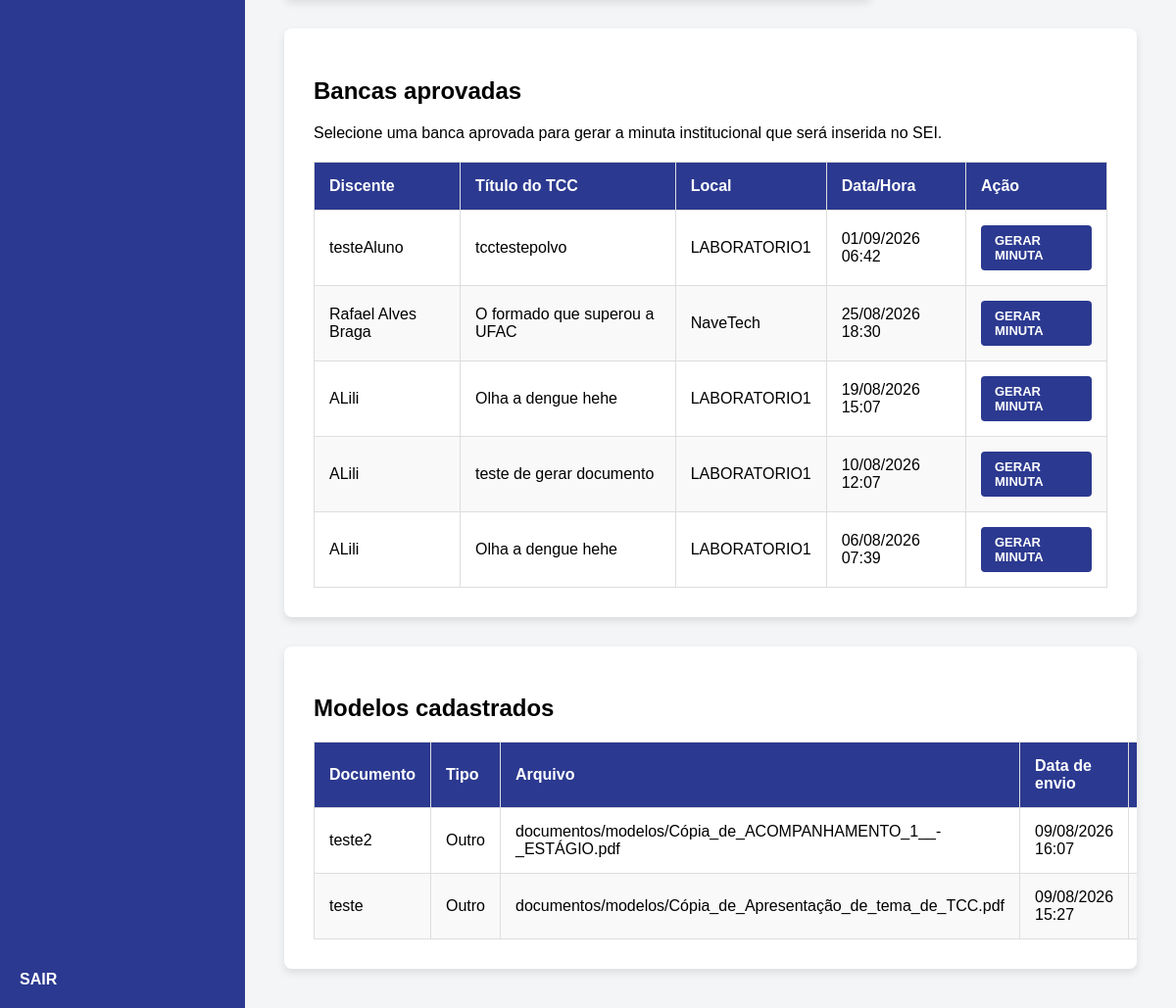
Before: /documentos/ (signed in, lower part) with the older database file.
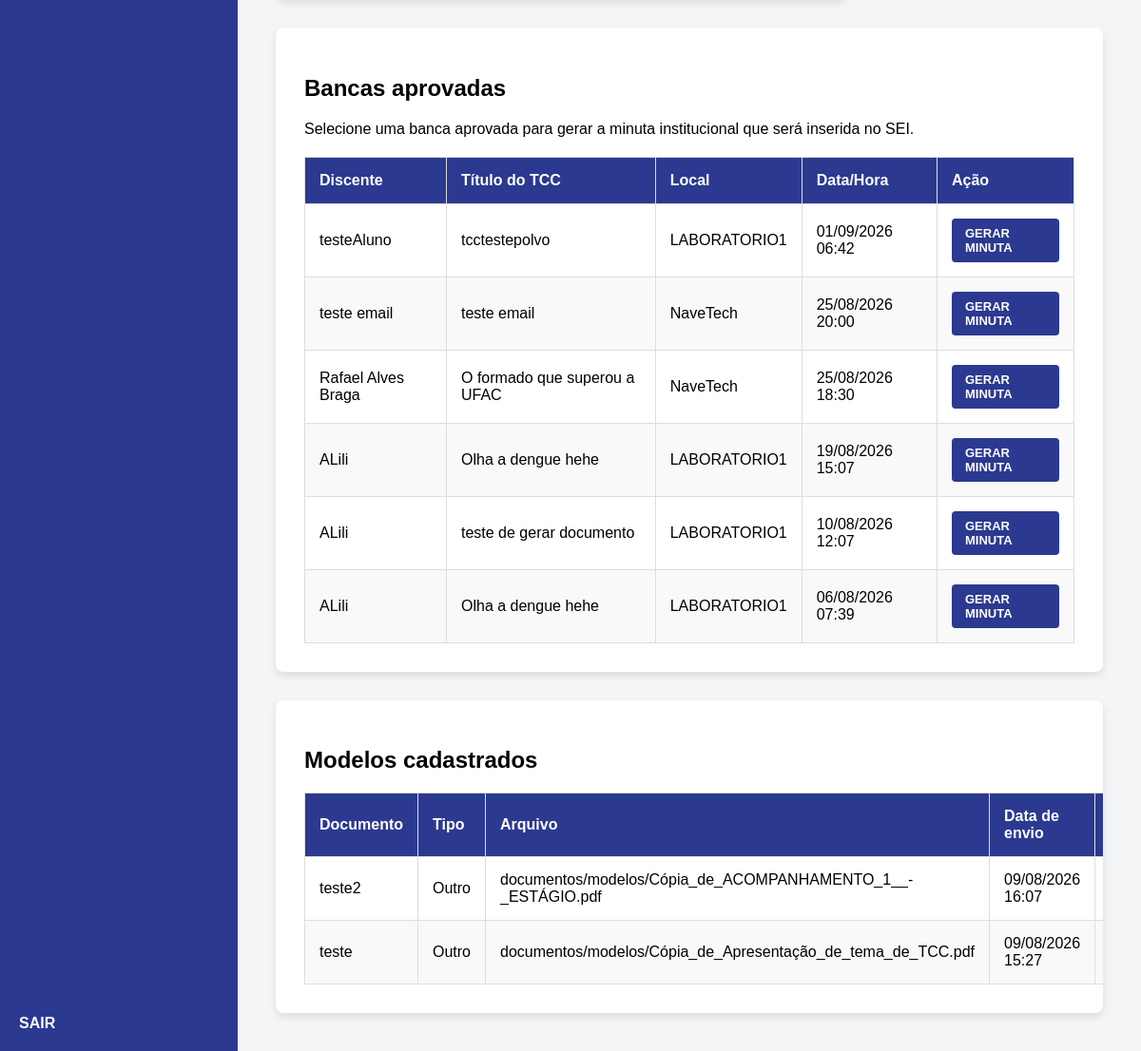
After: the same page with the newer database file.
### bancasapp/models.py (models this page shows, shortened)
class SolicitacaoAgendamento(models.Model):
    STATUS_SOLICITACAO = (
        ('EM_ANÁLISE', 'Em Análise'),
        ('APROVADA', 'Aprovada'),
        ('RECUSADA', 'Recusada'),
        ('EXPIRADA', 'Expirada'),
    )
    usuario_solicitante = models.ForeignKey(
        pUsuario,
        on_delete=models.CASCADE,
        related_name='solicitacoes_enviadas'
    )
    projeto_tcc = models.ForeignKey(
        ProjetoTCC,
        on_delete=models.CASCADE
    )
    espaco = models.ForeignKey(
        EspacoFisico,
        on_delete=models.PROTECT
    )
    opcao_data_inicio = models.DateTimeField()
    opcao_data_fim = models.DateTimeField()
    arquivo_tcc = models.FileField(
        upload_to='tcc/solicitacoes/%Y/%m/',
        validators=[
            FileExtensionValidator(
                allowed_extensions=['pdf']
            )
        ],
        blank=True,
        verbose_name='Arquivo do TCC'
    )
    status = models.CharField(
        max_length=15,
        choices=STATUS_SOLICITACAO,
        default='EM_ANÁLISE'
    )
    data_solicitacao = models.DateTimeField(
        default=timezone.now,
        editable=False
    )
    data_decisao = models.DateTimeField(
        null=True,
        blank=True,
        editable=False
    )
    decidida_por = models.ForeignKey(
        User,
        on_delete=models.SET_NULL,
        null=True,
        blank=True,
        related_name='solicitacoes_decididas',
        editable=False
    )
    motivo_decisao = models.TextField(
        blank=True
    )

class ProjetoTCC(models.Model):
    STATUS_TIPO = (
        ('EM_ANÁLISE', 'Em Análise'),
        ('APROVADO', 'Aprovado'),
        ('RECUSADA', 'Recusada'),
    )
    titulo = models.CharField(max_length=255)
    resumo = models.TextField()
    semestre_letivo = models.CharField(max_length=6)
    discente = models.ForeignKey(Discente, on_delete=models.CASCADE)
    status = models.CharField(max_length=15, choices=STATUS_TIPO, default='EM_ANÁLISE')

class Discente(models.Model):
    nome = models.CharField(max_length=255)
    matricula = models.CharField(max_length=11, unique=True)

class EspacoFisico(models.Model):
    nome = models.CharField(
        max_length=255
    )
    ativo = models.BooleanField(
        default=True
    )
    class Meta:
        ordering = ['nome']
        verbose_name = 'Espaço físico'
        verbose_name_plural = 'Espaços físicos'

class ModeloDocumento(models.Model):
    TIPOS_DOCUMENTO = (
        ('ATA_DEFESA', 'Ata de Defesa'),
        ('FICHA_AVALIACAO', 'Ficha de Avaliação'),
        ('OUTRO', 'Outro'),
    )
    nome = models.CharField(max_length=150)
    tipo = models.CharField(
        max_length=30,
        choices=TIPOS_DOCUMENTO
    )
    arquivo = models.FileField(
        upload_to='documentos/modelos/',
        validators=[
            FileExtensionValidator(
                allowed_extensions=['pdf', 'doc', 'docx', 'odt']
            )
        ]
    )
    enviado_por = models.ForeignKey(
        User,
        on_delete=models.SET_NULL,
        null=True,
        blank=True
    )
    data_upload = models.DateTimeField(auto_now_add=True)

### bancasapp/views.py (the view, shortened to what this page needs)
@usuario_interno_required
def documentos(request):
    eh_coordenacao = usuario_e_coordenacao(
        request.user or
        pUsuario.objects.filter(
            usuario=request.user,
            perfil='COORDENACAO'
        ).exists()
    )
    if request.method == 'POST':
        if not eh_coordenacao:
            messages.error(
                request,
                'Apenas a coordenação pode enviar documentos.'
            )
            return redirect('documentos')
        form = ModeloDocumentoForm(
            request.POST,
            request.FILES
        )
        if form.is_valid():
            modelo = form.save(commit=False)
            modelo.enviado_por = request.user
            modelo.save()
            messages.success(
                request,
                'Modelo de documento enviado com sucesso.'
            )
            return redirect('documentos')
    else:
        form = ModeloDocumentoForm()
    modelos = ModeloDocumento.objects.all().order_by('-data_upload')
    consulta_solicitacoes = (
    SolicitacaoAgendamento.objects
    .select_related(
        'projeto_tcc',
        'projeto_tcc__discente',
        'espaco',
        'usuario_solicitante',
        'usuario_solicitante__usuario',
    )
    .filter(
        status='APROVADA'
    )
)
    solicitacoes_aprovadas = (
        consulta_solicitacoes.order_by(
            '-opcao_data_inicio'
        )
    )
    contexto = {
        'form': form,
        'modelos': modelos,
        'eh_coordenacao': eh_coordenacao,
        'solicitacoes_aprovadas': solicitacoes_aprovadas,
    }
    return render(
        request,
        'documentos.html',
        contexto
    )

### bancasapp/permissions.py (called while the page is built, shortened)
def usuario_e_coordenacao(user):
    if not user.is_authenticated or not user.is_active:
        return False
    if user.is_superuser:
        return True
    return pUsuario.objects.filter(
        usuario=user,
        perfil='COORDENACAO'
    ).exists()

def usuario_interno_required(view_func):
    @login_required(login_url='login')
    @wraps(view_func)
    def wrapper(request, *args, **kwargs):
        usuario_permitido = (
            usuario_e_coordenacao(request.user)
            or usuario_e_docente(request.user)
        )
        if usuario_permitido:
            return view_func(
                request,
                *args,
                **kwargs
            )
    return wrapper

### templates/documentos.html (shortened to what this page needs)
{% extends 'base.html' %}
{% block content %}
<div class="table-container" style="margin-top: 30px;">
    <h2>Bancas aprovadas</h2>
    <p>
        Selecione uma banca aprovada para gerar
        a minuta institucional que será inserida no SEI.
    </p>
    {% if solicitacoes_aprovadas %}
        <table>
            <thead>
                <tr>
                    <th>Discente</th>
                    <th>Título do TCC</th>
                    <th>Local</th>
                    <th>Data/Hora</th>
                    <th>Ação</th>
                </tr>
            </thead>
            <tbody>
                {% for solicitacao in solicitacoes_aprovadas %}
                    <tr>
                        <td>
                            {{ solicitacao.projeto_tcc.discente.nome }}
                        </td>
                        <td>
                            {{ solicitacao.projeto_tcc.titulo }}
                        </td>
                        <td>
                            {{ solicitacao.espaco.nome }}
                        </td>
                        <td>
                            {{ solicitacao.opcao_data_inicio|date:"d/m/Y H:i" }}
                        </td>
                        <td>
                            <a
                                href="{% url 'gerar_pdf_banca' solicitacao.id %}"
                                class="btn-download"
                            >
                                GERAR MINUTA
                            </a>
                        </td>
                    </tr>
                {% endfor %}
            </tbody>
        </table>
    {% else %}
        <p>
            Nenhuma banca aprovada disponível.
        </p>
    {% endif %}
</div>
<div class="table-container" style="margin-top: 30px;">
    <h2>Modelos cadastrados</h2>
    {% if modelos %}
        <table>
            <thead>
                <tr>
                    <th>Documento</th>
                    <th>Tipo</th>
                    <th>Arquivo</th>
                    <th>Data de envio</th>
                    <th>Ação</th>
                </tr>
            </thead>
            <tbody>
                {% for modelo in modelos %}
                    <tr>
                        <td>
                            {{ modelo.nome }}
                        </td>
                        <td>
                            {{ modelo.get_tipo_display }}
                        </td>
                        <td>
                            {{ modelo.arquivo.name }}
                        </td>
                        <td>
                            {{ modelo.data_upload|date:"d/m/Y H:i" }}
                        </td>
                        <td>
                        </td>
                    </tr>
                {% endfor %}
            </tbody>
        </table>
    {% else %}
        <p>
            Nenhum modelo de documento foi cadastrado.
        </p>
    {% endif %}
</div>
{% endblock %}

Changed rows visible on the page:
added SolicitacaoAgendamento: projeto_tcc.discente.nome "teste email", projeto_tcc.titulo "teste email", espaco.nome "NaveTech", opcao_data_inicio "25/08/2026 20:00"
